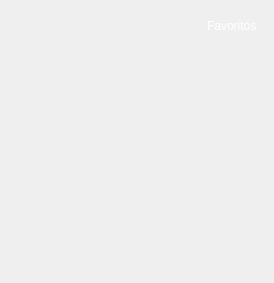
         <widget class="QWidget" name="favoritesWidget">
          <layout class="QGridLayout" name="gridLayout_21">
           <property name="leftMargin">
            <number>0</number>
           </property>
           <property name="topMargin">
            <number>0</number>
           </property>
           <property name="rightMargin">
            <number>0</number>
           </property>
           <property name="bottomMargin">
            <number>0</number>
           </property>
           <property name="spacing">
            <number>0</number>
           </property>
           <item row="0" column="0">
            <widget class="QFrame" name="frameInterestContainer">
             <property name="styleSheet">
              <string notr="true">QFrame {

	background-color : transparent;

}</string>
             </property>
             <property name="frameShape">
              <enum>QFrame::NoFrame</enum>
             </property>
             <property name="frameShadow">
              <enum>QFrame::Plain</enum>
             </property>
             <property name="lineWidth">
              <number>0</number>
             </property>
             <layout class="QGridLayout" name="gridLayout_19">
              <property name="leftMargin">
               <number>9</number>
              </property>
              <property name="topMargin">
               <number>9</number>
              </property>
              <property name="rightMargin">
               <number>9</number>
              </property>
              <property name="bottomMargin">
               <number>9</number>
              </property>
              <property name="spacing">
               <number>9</number>
              </property>
              <item row="5" column="0">
               <widget class="QListView" name="listViewInterest">
                <property name="styleSheet">
                 <string notr="true">QListView {
	font : 77 13pt &quot;Microsoft JhengHei UI&quot;;
	color : #FFFFFF;
	border-radius : 0px;
	text-align : left;
	padding-left: 5px;
}

QListView::hover {
	color : #4F6FA0;
}</string>
                </property>
                <property name="frameShadow">
                 <enum>QFrame::Plain</enum>
                </property>
                <property name="dragEnabled">
                 <bool>true</bool>
                </property>
                <property name="dragDropMode">
                 <enum>QAbstractItemView::DragDrop</enum>
                </property>
                <property name="defaultDropAction">
                 <enum>Qt::MoveAction</enum>
                </property>
                <property name="alternatingRowColors">
                 <bool>false</bool>
                </property>
                <property name="resizeMode">
                 <enum>QListView::Fixed</enum>
                </property>
                <property name="layoutMode">
                 <enum>QListView::SinglePass</enum>
                </property>
                <property name="itemAlignment">
                 <set>Qt::AlignLeading</set>
                </property>
               </widget>
              </item>
              <item row="1" column="0">
               <spacer name="verticalSpacer_31">
                <property name="orientation">
                 <enum>Qt::Vertical</enum>
                </property>
                <property name="sizeType">
                 <enum>QSizePolicy::Fixed</enum>
                </property>
                <property name="sizeHint" stdset="0">
                 <size>
                  <width>20</width>
                  <height>10</height>
                 </size>
                </property>
               </spacer>
              </item>
              <item row="4" column="0">
               <spacer name="verticalSpacer_13">
                <property name="orientation">
                 <enum>Qt::Vertical</enum>
                </property>
                <property name="sizeType">
                 <enum>QSizePolicy::Fixed</enum>
                </property>
                <property name="sizeHint" stdset="0">
                 <size>
                  <width>20</width>
                  <height>40</height>
                 </size>
                </property>
               </spacer>
              </item>
              <item row="2" column="0" alignment="Qt::AlignRight">
               <widget class="QLabel" name="labelFavoriteWidgetTitle">
                <property name="styleSheet">
                 <string notr="true">QLabel {
	font : 77 18pt &quot;Microsoft JhengHei UI&quot;;
	color : #FFFFFF;
	border-radius : 0px;
	text-align : left;
	padding-right: 5px;
}

QLabel::hover {
	color : #4F6FA0;
}
</string>
                </property>
                <property name="text">
                 <string>Favoritos</string>
                </property>
               </widget>
              </item>
             </layout>
            </widget>
           </item>
          </layout>
         </widget>
